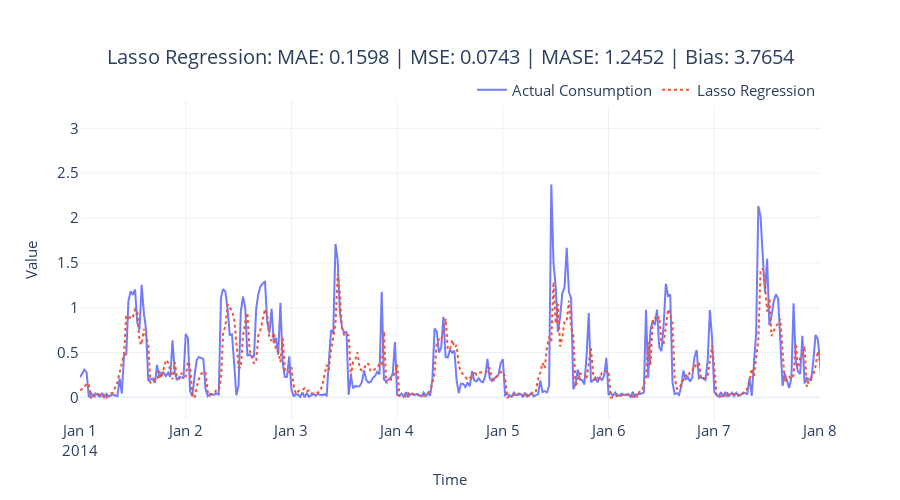

Source (notebook cell):
### Code cell
fig = plot_forecast(pred_df, forecast_columns=[model_config.name], forecast_display_names=[model_config.name])
fig = format_plot(fig, title=f"{model_config.name}: MAE: {metrics['MAE']:.4f} | MSE: {metrics['MSE']:.4f} | MASE: {metrics['MASE']:.4f} | Bias: {metrics['Forecast Bias']:.4f}")
fig.update_xaxes(type="date", range=["2014-01-01", "2014-01-08"])
fig.write_image("imgs/chapter_7/lasso_reg.png")
fig.show()

### Figure 1 — Plotly figure (JSON) as saved in the notebook; plotly's stock layout.template omitted (floating-point values rounded to 4 significant figures; data arrays with more than 128 entries replaced by an {"elided": "..."} marker saying what was removed)
{"data": [{"line": {"color": "rgba(99,110,250,0.9)"}, "mode": "lines", "name": "Actual Consumption", "type": "scatter", "x": {"elided": "1488 str values"}, "y": {"elided": "1488 float values"}}, {"line": {"color": "rgba(239,85,59,1)", "dash": "dot"}, "mode": "lines", "name": "Lasso Regression", "type": "scatter", "x": {"elided": "1488 str values"}, "y": {"elided": "1488 float values"}}], "layout": {"autosize": false, "height": 500, "legend": {"font": {"size": 15}, "orientation": "h", "title": {}, "x": 1, "xanchor": "right", "y": 0.98, "yanchor": "bottom"}, "title": {"font": {"size": 20}, "text": "Lasso Regression: MAE: 0.1598 | MSE: 0.0743 | MASE: 1.2452 | Bias: 3.7654", "x": 0.5, "xanchor": "center", "yanchor": "top"}, "width": 900, "xaxis": {"range": ["2014-01-01", "2014-01-08"], "tickfont": {"size": 15}, "title": {"font": {"size": 15}, "text": "Time"}, "type": "date"}, "yaxis": {"tickfont": {"size": 15}, "title": {"font": {"size": 15}, "text": "Value"}}}}
